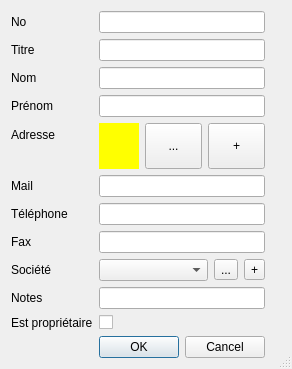
<?xml version="1.0" encoding="UTF-8"?>
<ui version="4.0">
 <class>CcpaSpancContactDlg</class>
 <widget class="QDialog" name="CcpaSpancContactDlg">
  <property name="geometry">
   <rect>
    <x>0</x>
    <y>0</y>
    <width>292</width>
    <height>369</height>
   </rect>
  </property>
  <property name="windowTitle">
   <string>Contact</string>
  </property>
  <property name="sizeGripEnabled">
   <bool>true</bool>
  </property>
  <layout class="QFormLayout" name="formLayout_2">
   <item row="0" column="0">
    <layout class="QFormLayout" name="formLayout">
     <item row="1" column="0">
      <widget class="QLabel" name="titreLabel">
       <property name="text">
        <string>Titre</string>
       </property>
      </widget>
     </item>
     <item row="1" column="1">
      <widget class="QLineEdit" name="titre"/>
     </item>
     <item row="2" column="0">
      <widget class="QLabel" name="nomLabel">
       <property name="text">
        <string>Nom</string>
       </property>
      </widget>
     </item>
     <item row="2" column="1">
      <widget class="QLineEdit" name="nom"/>
     </item>
     <item row="3" column="0">
      <widget class="QLabel" name="prNomLabel">
       <property name="text">
        <string>Prénom</string>
       </property>
      </widget>
     </item>
     <item row="3" column="1">
      <widget class="QLineEdit" name="prenom"/>
     </item>
     <item row="5" column="0">
      <widget class="QLabel" name="mailLabel">
       <property name="text">
        <string>Mail</string>
       </property>
      </widget>
     </item>
     <item row="5" column="1">
      <widget class="QLineEdit" name="mail"/>
     </item>
     <item row="6" column="0">
      <widget class="QLabel" name="tLPhoneLabel">
       <property name="text">
        <string>Téléphone</string>
       </property>
      </widget>
     </item>
     <item row="6" column="1">
      <widget class="QLineEdit" name="tel"/>
     </item>
     <item row="7" column="0">
      <widget class="QLabel" name="faxLabel">
       <property name="text">
        <string>Fax</string>
       </property>
      </widget>
     </item>
     <item row="7" column="1">
      <widget class="QLineEdit" name="fax"/>
     </item>
     <item row="8" column="0">
      <widget class="QLabel" name="sociTLabel_2">
       <property name="text">
        <string>Société</string>
       </property>
      </widget>
     </item>
     <item row="11" column="0">
      <widget class="QLabel" name="notesLabel">
       <property name="text">
        <string>Notes</string>
       </property>
      </widget>
     </item>
     <item row="11" column="1">
      <widget class="QLineEdit" name="notesLineEdit"/>
     </item>
     <item row="12" column="1">
      <widget class="QCheckBox" name="checkBox">
       <property name="text">
        <string/>
       </property>
      </widget>
     </item>
     <item row="12" column="0">
      <widget class="QLabel" name="label">
       <property name="text">
        <string>Est propriétaire</string>
       </property>
      </widget>
     </item>
     <item row="13" column="1">
      <widget class="QDialogButtonBox" name="buttonBox">
       <property name="orientation">
        <enum>Qt::Horizontal</enum>
       </property>
       <property name="standardButtons">
        <set>QDialogButtonBox::Cancel|QDialogButtonBox::Ok</set>
       </property>
      </widget>
     </item>
     <item row="4" column="0">
      <widget class="QLabel" name="adresseLabel">
       <property name="text">
        <string>Adresse</string>
       </property>
      </widget>
     </item>
     <item row="4" column="1">
      <layout class="QHBoxLayout" name="horizontalLayout">
       <item>
        <widget class="QLabel" name="adresseDonnees">
         <property name="sizePolicy">
          <sizepolicy hsizetype="Expanding" vsizetype="Expanding">
           <horstretch>0</horstretch>
           <verstretch>0</verstretch>
          </sizepolicy>
         </property>
         <property name="maximumSize">
          <size>
           <width>40</width>
           <height>16777215</height>
          </size>
         </property>
         <property name="palette">
          <palette>
           <active>
            <colorrole role="WindowText">
             <brush brushstyle="SolidPattern">
              <color alpha="255">
               <red>0</red>
               <green>0</green>
               <blue>0</blue>
              </color>
             </brush>
            </colorrole>
            <colorrole role="Button">
             <brush brushstyle="SolidPattern">
              <color alpha="255">
               <red>0</red>
               <green>255</green>
               <blue>0</blue>
              </color>
             </brush>
            </colorrole>
            <colorrole role="Light">
             <brush brushstyle="SolidPattern">
              <color alpha="255">
               <red>127</red>
               <green>255</green>
               <blue>127</blue>
              </color>
             </brush>
            </colorrole>
            <colorrole role="Midlight">
             <brush brushstyle="SolidPattern">
              <color alpha="255">
               <red>63</red>
               <green>255</green>
               <blue>63</blue>
              </color>
             </brush>
            </colorrole>
            <colorrole role="Dark">
             <brush brushstyle="SolidPattern">
              <color alpha="255">
               <red>0</red>
               <green>127</green>
               <blue>0</blue>
              </color>
             </brush>
            </colorrole>
            <colorrole role="Mid">
             <brush brushstyle="SolidPattern">
              <color alpha="255">
               <red>0</red>
               <green>170</green>
               <blue>0</blue>
              </color>
             </brush>
            </colorrole>
            <colorrole role="Text">
             <brush brushstyle="SolidPattern">
              <color alpha="255">
               <red>0</red>
               <green>0</green>
               <blue>0</blue>
              </color>
             </brush>
            </colorrole>
            <colorrole role="BrightText">
             <brush brushstyle="SolidPattern">
              <color alpha="255">
               <red>255</red>
               <green>255</green>
               <blue>255</blue>
              </color>
             </brush>
            </colorrole>
            <colorrole role="ButtonText">
             <brush brushstyle="SolidPattern">
              <color alpha="255">
               <red>0</red>
               <green>0</green>
               <blue>0</blue>
              </color>
             </brush>
            </colorrole>
            <colorrole role="Base">
             <brush brushstyle="SolidPattern">
              <color alpha="255">
               <red>255</red>
               <green>255</green>
               <blue>255</blue>
              </color>
             </brush>
            </colorrole>
            <colorrole role="Window">
             <brush brushstyle="SolidPattern">
              <color alpha="255">
               <red>0</red>
               <green>255</green>
               <blue>0</blue>
              </color>
             </brush>
            </colorrole>
            <colorrole role="Shadow">
             <brush brushstyle="SolidPattern">
              <color alpha="255">
               <red>0</red>
               <green>0</green>
               <blue>0</blue>
              </color>
             </brush>
            </colorrole>
            <colorrole role="AlternateBase">
             <brush brushstyle="SolidPattern">
              <color alpha="255">
               <red>127</red>
               <green>255</green>
               <blue>127</blue>
              </color>
             </brush>
            </colorrole>
            <colorrole role="ToolTipBase">
             <brush brushstyle="SolidPattern">
              <color alpha="255">
               <red>255</red>
               <green>255</green>
               <blue>220</blue>
              </color>
             </brush>
            </colorrole>
            <colorrole role="ToolTipText">
             <brush brushstyle="SolidPattern">
              <color alpha="255">
               <red>0</red>
               <green>0</green>
               <blue>0</blue>
              </color>
             </brush>
            </colorrole>
           </active>
           <inactive>
            <colorrole role="WindowText">
             <brush brushstyle="SolidPattern">
              <color alpha="255">
               <red>0</red>
               <green>0</green>
               <blue>0</blue>
              </color>
             </brush>
            </colorrole>
            <colorrole role="Button">
             <brush brushstyle="SolidPattern">
              <color alpha="255">
               <red>0</red>
               <green>255</green>
               <blue>0</blue>
              </color>
             </brush>
            </colorrole>
            <colorrole role="Light">
             <brush brushstyle="SolidPattern">
              <color alpha="255">
               <red>127</red>
               <green>255</green>
               <blue>127</blue>
              </color>
             </brush>
            </colorrole>
            <colorrole role="Midlight">
             <brush brushstyle="SolidPattern">
              <color alpha="255">
               <red>63</red>
               <green>255</green>
               <blue>63</blue>
              </color>
             </brush>
            </colorrole>
            <colorrole role="Dark">
             <brush brushstyle="SolidPattern">
              <color alpha="255">
               <red>0</red>
               <green>127</green>
               <blue>0</blue>
              </color>
             </brush>
            </colorrole>
            <colorrole role="Mid">
             <brush brushstyle="SolidPattern">
              <color alpha="255">
               <red>0</red>
               <green>170</green>
               <blue>0</blue>
              </color>
             </brush>
            </colorrole>
            <colorrole role="Text">
             <brush brushstyle="SolidPattern">
              <color alpha="255">
               <red>0</red>
               <green>0</green>
               <blue>0</blue>
              </color>
             </brush>
            </colorrole>
            <colorrole role="BrightText">
             <brush brushstyle="SolidPattern">
              <color alpha="255">
               <red>255</red>
               <green>255</green>
               <blue>255</blue>
              </color>
             </brush>
            </colorrole>
            <colorrole role="ButtonText">
             <brush brushstyle="SolidPattern">
              <color alpha="255">
               <red>0</red>
               <green>0</green>
               <blue>0</blue>
              </color>
             </brush>
            </colorrole>
            <colorrole role="Base">
             <brush brushstyle="SolidPattern">
              <color alpha="255">
               <red>255</red>
               <green>255</green>
               <blue>255</blue>
              </color>
             </brush>
            </colorrole>
            <colorrole role="Window">
             <brush brushstyle="SolidPattern">
              <color alpha="255">
               <red>0</red>
               <green>255</green>
               <blue>0</blue>
              </color>
             </brush>
            </colorrole>
            <colorrole role="Shadow">
             <brush brushstyle="SolidPattern">
              <color alpha="255">
               <red>0</red>
               <green>0</green>
               <blue>0</blue>
              </color>
             </brush>
            </colorrole>
            <colorrole role="AlternateBase">
             <brush brushstyle="SolidPattern">
              <color alpha="255">
               <red>127</red>
               <green>255</green>
               <blue>127</blue>
              </color>
             </brush>
            </colorrole>
            <colorrole role="ToolTipBase">
             <brush brushstyle="SolidPattern">
              <color alpha="255">
               <red>255</red>
               <green>255</green>
               <blue>220</blue>
              </color>
             </brush>
            </colorrole>
            <colorrole role="ToolTipText">
             <brush brushstyle="SolidPattern">
              <color alpha="255">
               <red>0</red>
               <green>0</green>
               <blue>0</blue>
              </color>
             </brush>
            </colorrole>
           </inactive>
           <disabled>
            <colorrole role="WindowText">
             <brush brushstyle="SolidPattern">
              <color alpha="255">
               <red>0</red>
               <green>127</green>
               <blue>0</blue>
              </color>
             </brush>
            </colorrole>
            <colorrole role="Button">
             <brush brushstyle="SolidPattern">
              <color alpha="255">
               <red>0</red>
               <green>255</green>
               <blue>0</blue>
              </color>
             </brush>
            </colorrole>
            <colorrole role="Light">
             <brush brushstyle="SolidPattern">
              <color alpha="255">
               <red>127</red>
               <green>255</green>
               <blue>127</blue>
              </color>
             </brush>
            </colorrole>
            <colorrole role="Midlight">
             <brush brushstyle="SolidPattern">
              <color alpha="255">
               <red>63</red>
               <green>255</green>
               <blue>63</blue>
              </color>
             </brush>
            </colorrole>
            <colorrole role="Dark">
             <brush brushstyle="SolidPattern">
              <color alpha="255">
               <red>0</red>
               <green>127</green>
               <blue>0</blue>
              </color>
             </brush>
            </colorrole>
            <colorrole role="Mid">
             <brush brushstyle="SolidPattern">
              <color alpha="255">
               <red>0</red>
               <green>170</green>
               <blue>0</blue>
              </color>
             </brush>
            </colorrole>
            <colorrole role="Text">
             <brush brushstyle="SolidPattern">
              <color alpha="255">
               <red>0</red>
               <green>127</green>
               <blue>0</blue>
              </color>
             </brush>
            </colorrole>
            <colorrole role="BrightText">
             <brush brushstyle="SolidPattern">
              <color alpha="255">
               <red>255</red>
               <green>255</green>
               <blue>255</blue>
              </color>
             </brush>
            </colorrole>
            <colorrole role="ButtonText">
             <brush brushstyle="SolidPattern">
              <color alpha="255">
               <red>0</red>
               <green>127</green>
               <blue>0</blue>
              </color>
             </brush>
            </colorrole>
            <colorrole role="Base">
             <brush brushstyle="SolidPattern">
              <color alpha="255">
               <red>0</red>
               <green>255</green>
               <blue>0</blue>
              </color>
             </brush>
            </colorrole>
            <colorrole role="Window">
             <brush brushstyle="SolidPattern">
              <color alpha="255">
               <red>0</red>
               <green>255</green>
               <blue>0</blue>
              </color>
             </brush>
            </colorrole>
            <colorrole role="Shadow">
             <brush brushstyle="SolidPattern">
              <color alpha="255">
               <red>0</red>
               <green>0</green>
               <blue>0</blue>
              </color>
             </brush>
            </colorrole>
            <colorrole role="AlternateBase">
             <brush brushstyle="SolidPattern">
              <color alpha="255">
               <red>0</red>
               <green>255</green>
               <blue>0</blue>
              </color>
             </brush>
            </colorrole>
            <colorrole role="ToolTipBase">
             <brush brushstyle="SolidPattern">
              <color alpha="255">
               <red>255</red>
               <green>255</green>
               <blue>220</blue>
              </color>
             </brush>
            </colorrole>
            <colorrole role="ToolTipText">
             <brush brushstyle="SolidPattern">
              <color alpha="255">
               <red>0</red>
               <green>0</green>
               <blue>0</blue>
              </color>
             </brush>
            </colorrole>
           </disabled>
          </palette>
         </property>
         <property name="styleSheet">
          <string notr="true">background-color:rgb(255, 255, 0)</string>
         </property>
         <property name="frameShadow">
          <enum>QFrame::Sunken</enum>
         </property>
         <property name="text">
          <string/>
         </property>
        </widget>
       </item>
       <item>
        <widget class="QToolButton" name="loupeAdresse">
         <property name="sizePolicy">
          <sizepolicy hsizetype="Minimum" vsizetype="Expanding">
           <horstretch>0</horstretch>
           <verstretch>0</verstretch>
          </sizepolicy>
         </property>
         <property name="text">
          <string>...</string>
         </property>
        </widget>
       </item>
       <item>
        <widget class="QToolButton" name="plusAdresse">
         <property name="sizePolicy">
          <sizepolicy hsizetype="Minimum" vsizetype="Expanding">
           <horstretch>0</horstretch>
           <verstretch>0</verstretch>
          </sizepolicy>
         </property>
         <property name="text">
          <string>+</string>
         </property>
        </widget>
       </item>
      </layout>
     </item>
     <item row="8" column="1">
      <layout class="QHBoxLayout" name="horizontalLayout_2">
       <item>
        <widget class="CcpaSpancCombo" name="societe"/>
       </item>
       <item>
        <widget class="QToolButton" name="toolButton">
         <property name="text">
          <string>...</string>
         </property>
        </widget>
       </item>
       <item>
        <widget class="QToolButton" name="plusSociete">
         <property name="text">
          <string>+</string>
         </property>
        </widget>
       </item>
      </layout>
     </item>
     <item row="0" column="0">
      <widget class="QLabel" name="label_2">
       <property name="text">
        <string>No</string>
       </property>
      </widget>
     </item>
     <item row="0" column="1">
      <widget class="QLineEdit" name="no"/>
     </item>
    </layout>
   </item>
  </layout>
 </widget>
 <customwidgets>
  <customwidget>
   <class>CcpaSpancCombo</class>
   <extends>QComboBox</extends>
   <header>ccpaspanccombo.h</header>
  </customwidget>
 </customwidgets>
 <tabstops>
  <tabstop>no</tabstop>
  <tabstop>titre</tabstop>
  <tabstop>nom</tabstop>
  <tabstop>prenom</tabstop>
  <tabstop>plusAdresse</tabstop>
  <tabstop>mail</tabstop>
  <tabstop>tel</tabstop>
  <tabstop>fax</tabstop>
  <tabstop>societe</tabstop>
  <tabstop>plusSociete</tabstop>
  <tabstop>notesLineEdit</tabstop>
  <tabstop>checkBox</tabstop>
 </tabstops>
 <resources/>
 <connections>
  <connection>
   <sender>buttonBox</sender>
   <signal>accepted()</signal>
   <receiver>CcpaSpancContactDlg</receiver>
   <slot>accept()</slot>
   <hints>
    <hint type="sourcelabel">
     <x>248</x>
     <y>254</y>
    </hint>
    <hint type="destinationlabel">
     <x>157</x>
     <y>274</y>
    </hint>
   </hints>
  </connection>
  <connection>
   <sender>buttonBox</sender>
   <signal>rejected()</signal>
   <receiver>CcpaSpancContactDlg</receiver>
   <slot>reject()</slot>
   <hints>
    <hint type="sourcelabel">
     <x>316</x>
     <y>260</y>
    </hint>
    <hint type="destinationlabel">
     <x>286</x>
     <y>274</y>
    </hint>
   </hints>
  </connection>
 </connections>
</ui>
